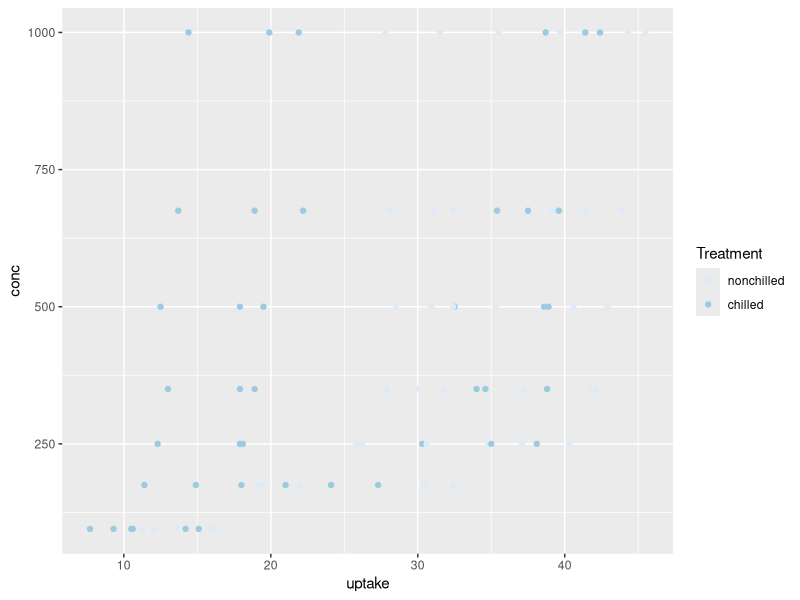
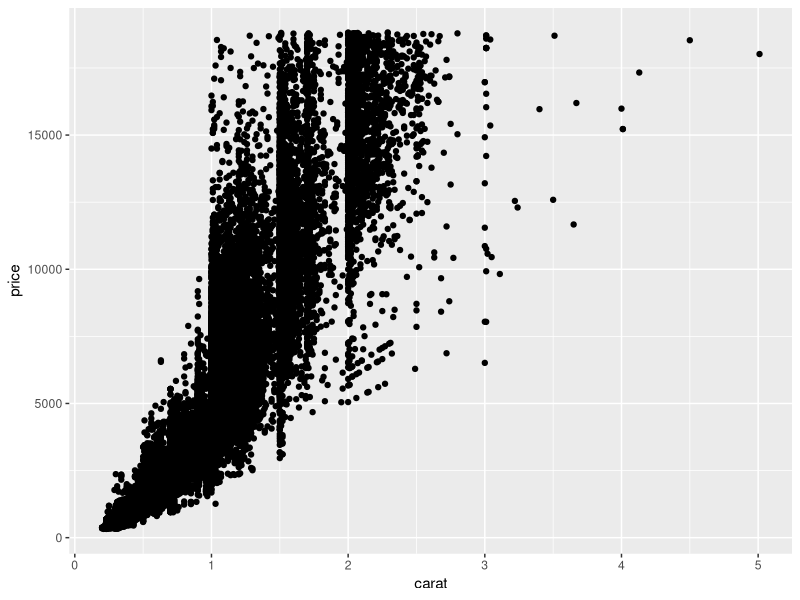
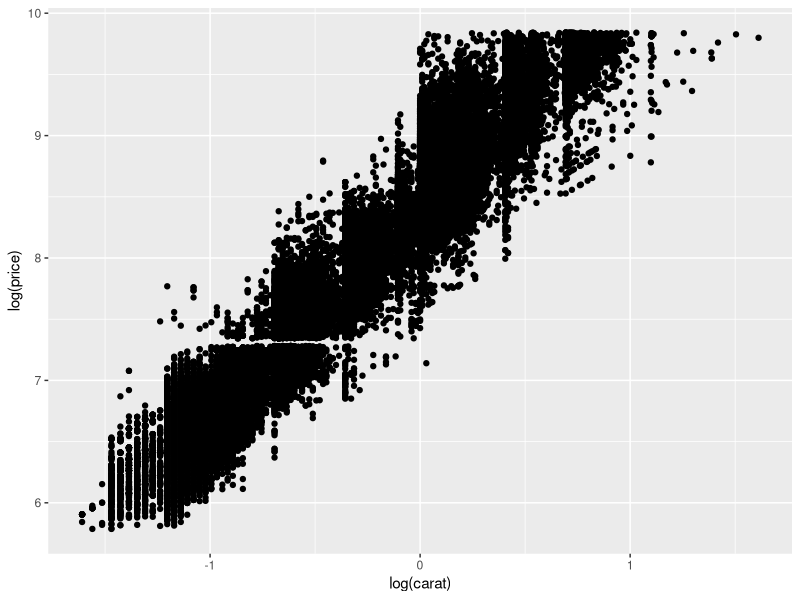
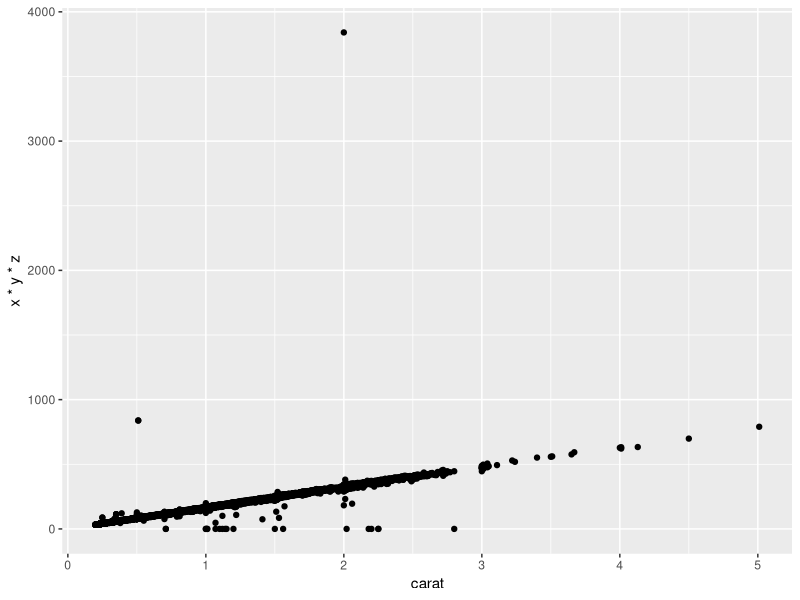
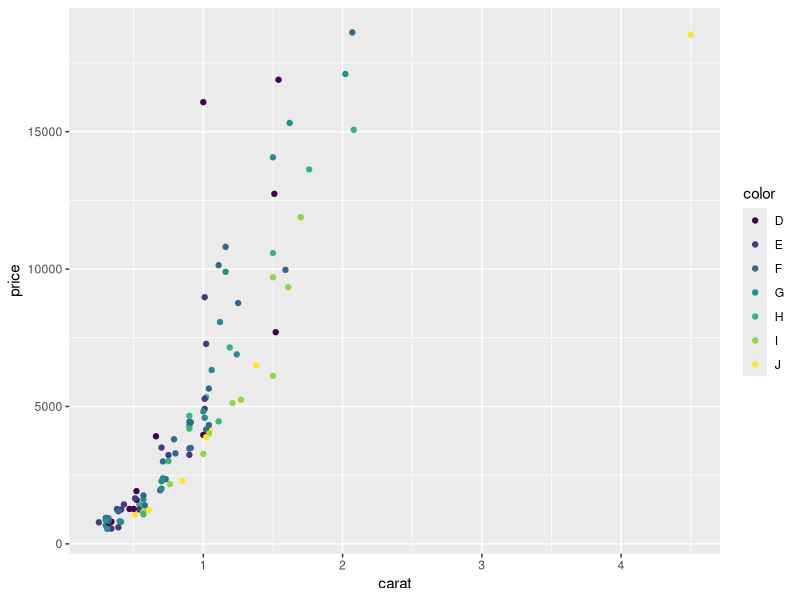
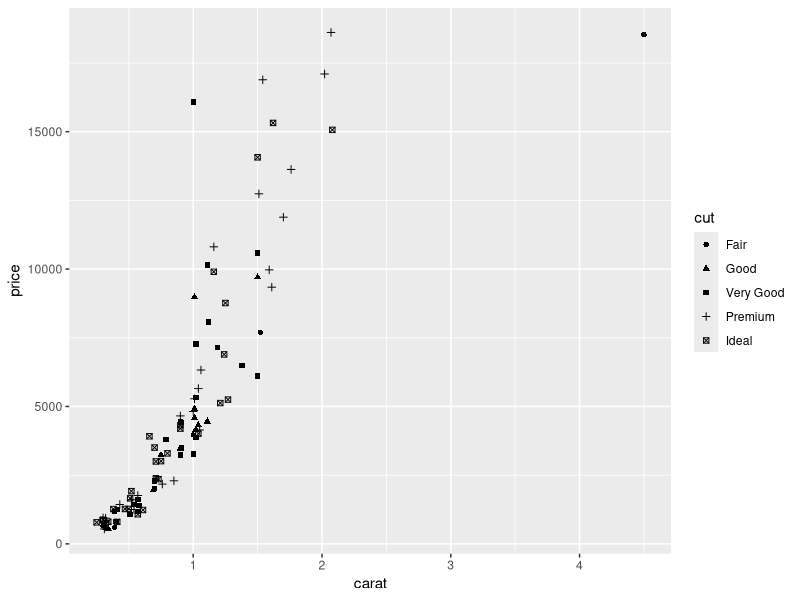
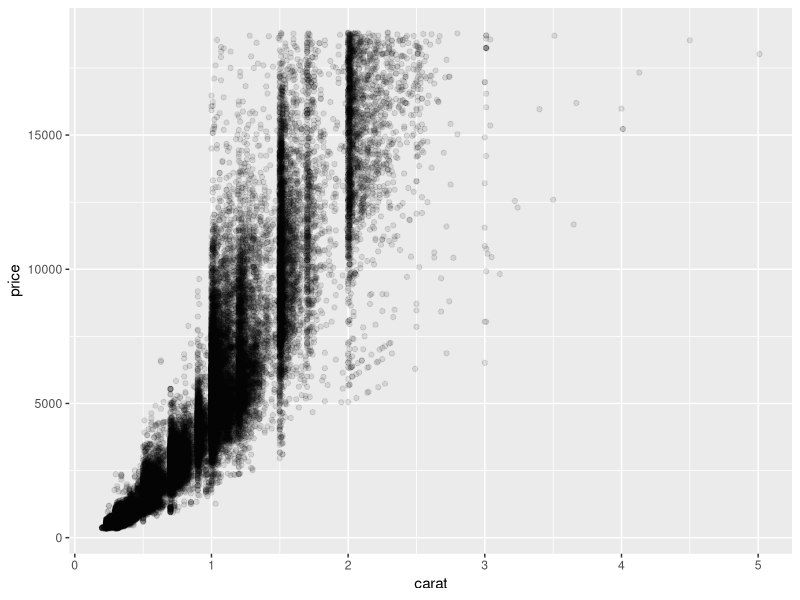
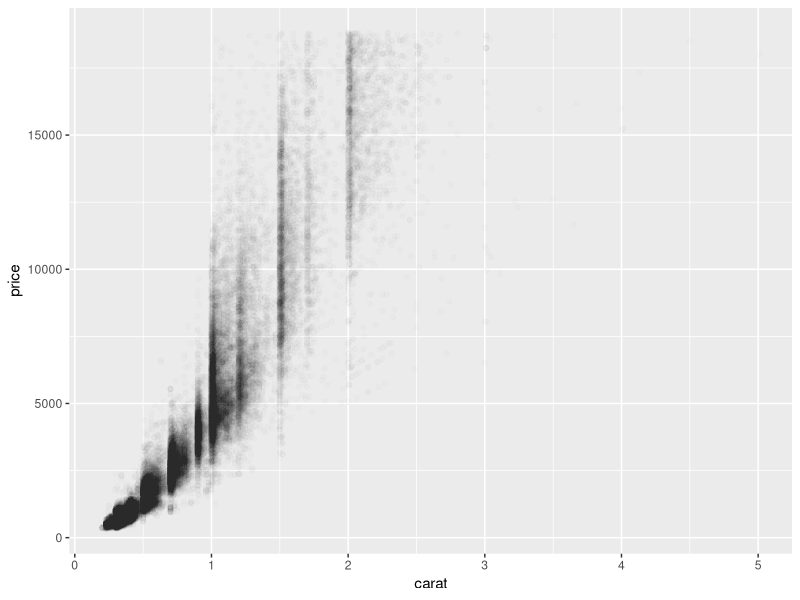

The R source for these figures, in order:
library(ggplot2)
data(CO2)

str(CO2)
gg.scatter <- ggplot(aes(x = uptake, y = conc, colour = Treatment), data = CO2) + geom_point()

gg.scatter + scale_color_brewer(palette = "Blues")

##############################################################################################
#qplot-examples

data(diamonds)

#Scatterplot
qplot(carat, price, data = diamonds)

qplot(log(carat), log(price), data = diamonds)
qplot(carat, x * y * z, data = diamonds)

#scatterplot with colour/shape
set.seed(1410)
dsmall <- diamonds[sample(nrow(diamonds), 100),]
qplot(carat, price, data = dsmall, colour = color)
qplot(carat, price, data = dsmall, shape = cut)

#scatterplot with alpha
qplot(carat, price, data = diamonds, alpha = I(1/10))
qplot(carat, price, data = diamonds, alpha = I(1/100))
qplot(carat, price, data = diamonds, alpha = I(1/200))

#Other geoms: "point", "smooth", "boxplot", "path" - continous data
#"histogram", "density" - distribution
#"bar" - discrete
#smooth
qplot(carat, price, data = dsmall, geom = c("point", "smooth"))
qplot(carat, price, data = diamonds, geom = c("point", "smooth"))

qplot(carat, price, data = dsmall, geom = c("point", "smooth"), span = 0.2)
qplot(carat, price, data = dsmall, geom = c("point", "smooth"), span = 1)
#smooth for generalized additive models
library(mgcv)
qplot(carat, price, data = dsmall, geom = c("point", "smooth"), method = "gam", formula = y ~ s(x))
qplot(carat, price, data = diamonds, geom = c("point", "smooth"), method = "gam", formula = y ~ s(x, bs = "cs"))

library(splines)
qplot(carat, price, data = dsmall, geom = c("point", "smooth"), method = "lm")
qplot(carat, price, data = dsmall, geom = c("point", "smooth"), method = "lm", formula = y ~ ns(x,5))

library(MASS)
qplot(carat, price, data = dsmall, geom = c("point", "smooth"), method = "rlm")

#geom jitter/boxplot
qplot(color, price / carat, data = diamonds)
qplot(color, price / carat, data = diamonds, geom = "boxplot")
qplot(color, price / carat, data = diamonds, geom = "jitter")
qplot(color, price / carat, data = diamonds, geom = "jitter", alpha = I(1/5))
qplot(color, price / carat, data = diamonds, geom = "jitter", alpha = I(1/50))

#geom - histogram/density
qplot(carat, data = diamonds, geom = "histogram")
qplot(carat, data = diamonds, geom = "density")

qplot(carat, data = diamonds, geom = "histogram", binwidth = 1)
qplot(carat, data = diamonds, geom = "histogram", binwidth = 0.1)
qplot(carat, data = diamonds, geom = "histogram", binwidth = 0.01)

#density/histogram with colour/fill
qplot(carat, data = diamonds, geom = "density", colour = color)
qplot(carat, data = diamonds, geom = "histogram", fill = color)

#geom - bar
qplot(color, data = diamonds, geom = "bar")
qplot(color, data = diamonds, geom = "bar", weight = carat) + scale_y_continuous("carat")

#geom - line
qplot(date, unemploy / pop, data = economics, geom = "line")
qplot(date, uempmed, data = economics, geom = "line")

year <- function(x) as.POSIXlt(x)$year + 1900
qplot(unemploy / pop, uempmed, data = economics, geom = c("point", "path"))
qplot(unemploy / pop, uempmed, data = economics, geom = c("path"), colour = year(date))

#faceting
qplot(carat, data = diamonds, facets = color ~ ., geom = "histogram", binwidth = 0.1, xlim = c(0, 3))
qplot(carat, ..density.., data = diamonds, facets = color ~ ., geom = "histogram", binwidth = 0.1, xlim = c(0, 3))

